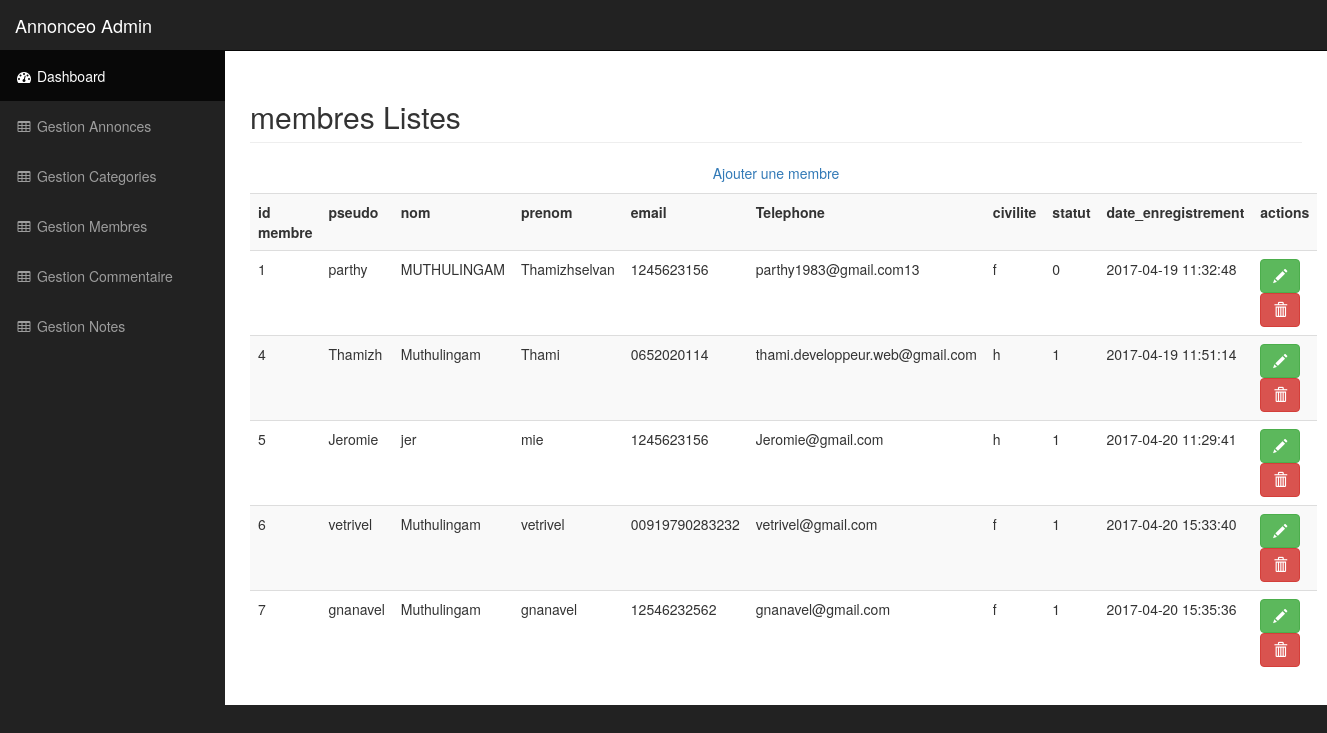
The app's page /admin/membres.php with its own data.
### tables this page shows
CREATE TABLE `membre` (
  `id_membre` int(11) NOT NULL,
  `pseudo` varchar(20) NOT NULL,
  `mdp` varchar(255) DEFAULT NULL,
  `nom` varchar(45) DEFAULT NULL,
  `prenom` varchar(45) DEFAULT NULL,
  `telephone` varchar(20) DEFAULT NULL,
  `email` varchar(50) DEFAULT NULL,
  `civilite` enum('h','f') DEFAULT NULL,
  `statut` int(1) DEFAULT NULL,
  `date_enregistrement` datetime DEFAULT NULL
);

### admin/membres.php (the view, shortened to what this page needs)
            <?php
              include '../include/init.php';
							$query = 'SELECT * FROM membre ORDER BY id_membre';
							$stmt = $pdo->query($query);
							$membres = $stmt->fetchAll();
             include 'include/adminTop.php';  ?>
            <?php include 'include/sideMenubar.php';  ?>
        </nav>
        <div id="page-wrapper">
            <div class="container-fluid">
                <div class="row">
                    <div class="col-lg-12">
                        <h2 class="page-header">
                            membres Listes
												</h2>
												<p class="text-center">
													<a href="membre-edit.php">Ajouter une membre</a>
												</p>
												<table class="table table-striped">
													<tr>
														<th>id membre</th>
														<th>pseudo</th>
														<th>nom</th>
														<th>prenom</th>
                            <th>email</th>
														<th>Telephone</th>
														<th>civilite</th>
														<th>statut</th>
                            <th>date_enregistrement</th>
														<th>actions</th>
													</tr>
													<?php
													foreach ($membres as $membre) :
													?>
														<tr>
															<td><?= $membre['id_membre']; ?></td>
															<td><?= $membre['pseudo']; ?></td>
															<td><?= $membre['nom']; ?></td>
                              <td><?= $membre['prenom']; ?></td>
                              <td><?= $membre['telephone']; ?></td>
                              <td><?= $membre['email']; ?></td>
                              <td><?= $membre['civilite'];?></td>
                              <td><?= $membre['statut']; ?></td>
                              <td><?= $membre['date_enregistrement']; ?></td>
															<td>
                                <a class="btn btn-success" href="membre-edit.php?id_membre=<?= $membre['id_membre']; ?>"><span class="glyphicon glyphicon-pencil"></span></a>
                                <a class="btn btn-danger" href="membre-delete.php?id_membre=<?= $membre['id_membre']; ?>"><span  class="glyphicon glyphicon-trash"></span></a>
															</td>
														</tr>
													<?php
													endforeach;
													?>
												</table>
                    </div>
                </div>
            </div>
        </div>
    </div>
<?php
 include 'include/adminTop.php';
 ?>

### admin/css/sb-admin.css (style rules this page uses)
body { margin-top: 100px; background-color: #222; }
@media (min-width:768px) { body { margin-top: 50px; } }
#page-wrapper { width: 100%; padding: 0; background-color: #fff; }
@media (min-width:768px) { #page-wrapper { padding: 10px; } }

### records on screen
membre: id_membre "1", pseudo "parthy", nom "MUTHULINGAM", prenom "Thamizhselvan", telephone "1245623156", email "parthy1983@gmail.com13", civilite "f", statut "0", date_enregistrement "2017-04-19 11:32:48"
membre: id_membre "4", pseudo "Thamizh", nom "Muthulingam", prenom "Thami", telephone "0652020114", email "thami.developpeur.web@gmail.com", civilite "h", statut "1", date_enregistrement "2017-04-19 11:51:14"
membre: id_membre "5", pseudo "Jeromie", nom "jer", prenom "mie", telephone "1245623156", email "Jeromie@gmail.com", civilite "h", statut "1", date_enregistrement "2017-04-20 11:29:41"
membre: id_membre "6", pseudo "vetrivel", nom "Muthulingam", prenom "vetrivel", telephone "00919790283232", email "vetrivel@gmail.com", civilite "f", statut "1", date_enregistrement "2017-04-20 15:33:40"
membre: id_membre "7", pseudo "gnanavel", nom "Muthulingam", prenom "gnanavel", telephone "12546232562", email "gnanavel@gmail.com", civilite "f", statut "1", date_enregistrement "2017-04-20 15:35:36"
